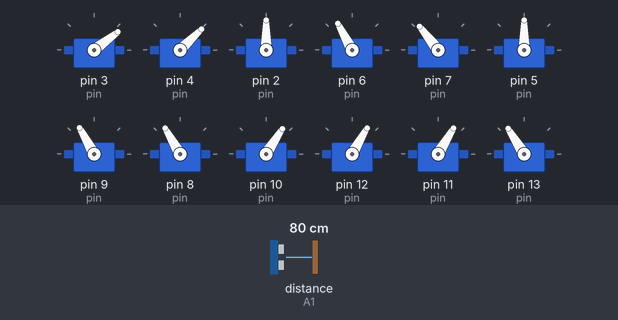
A sketch run on a simulated Arduino Uno, built with avr-gcc and run on an emulated ATmega328P. On the bench: 12 × servo. Wiring (inferred from the names in the program): ultrasonic range finder: trigger A0; echo A1. Inputs (shaded band) come from the test bench; at power-on: distance to the obstacle (sensor on A1) 80 cm. The echo pulse lasts 58.3 µs per cm; what the sketch prints to the serial monitor is not drawn.

Above: at 2.0 s.
2.3 s: distance to the obstacle (sensor on A1) set to 2 cm
At 2.62 s:
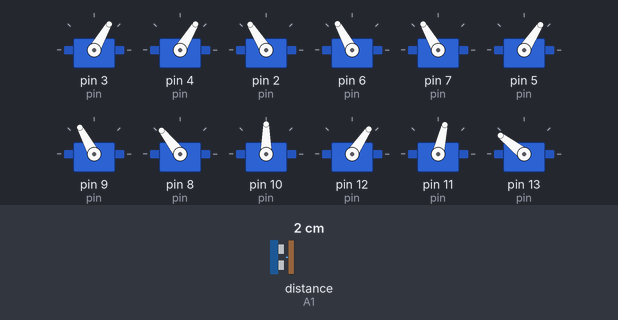
5.8 s: distance to the obstacle (sensor on A1) set to 35 cm
At 6.0 s:
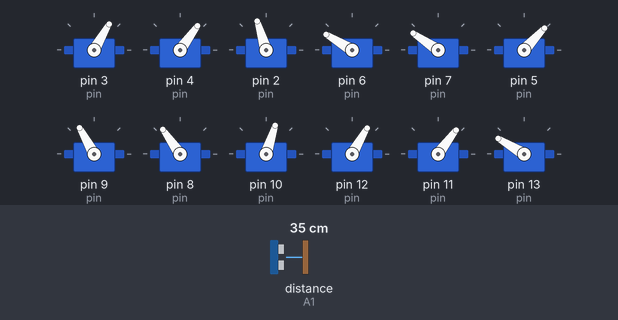
9.3 s: distance to the obstacle (sensor on A1) set to 4 cm
At 10.04 s:
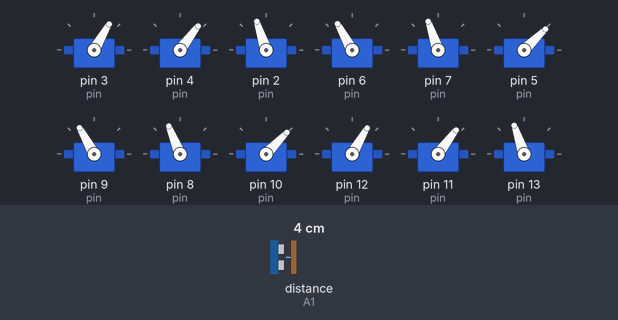
12.8 s: distance to the obstacle (sensor on A1) set to 9 cm
23.7 s: distance to the obstacle (sensor on A1) set to 18 cm
Timing chart, 0 to 28.6 s (numbered marks = the images above; inputs shaded):
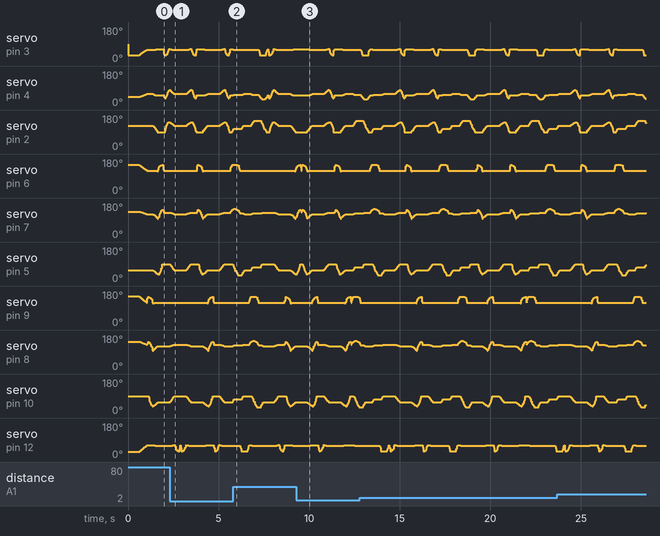

The sketch:

2_obstacle_avoidance.ino
```cpp
#include <Servo.h>
#include <FlexiTimer2.h>

#define TRIG A0
#define ECHO A1
#define OBS_DIST 20

Servo servo[4][3];
const int pin[4][3] = {{3,4,2},{6,7,5},{9,8,10},{12,11,13}};

const float La = 55, Lb = 77.5, Lc = 27.5, Ls = 71;
const float Zabs = -28, Zdef = -50, Zup = -30, Zboot = Zabs;
const float Xdef = 62, Xoff = 0;
const float Ys = 0, Ystep = 40;
const float KEEP = 255, PI_VAL = 3.1415926;
const float spd_turn = 4, spd_leg = 8, spd_body = 3, spd_seat = 1;

volatile float sNow[4][3], sExp[4][3];
float tSpd[4][3], mSpd, spdMul = 1;
volatile int restCnt;

const float tA = sqrt(pow(2*Xdef+Ls,2)+pow(Ystep,2));
const float tB = 2*(Ys+Ystep)+Ls;
const float tC = sqrt(pow(2*Xdef+Ls,2)+pow(2*Ys+Ystep+Ls,2));
const float tAlpha = acos((tA*tA+tB*tB-tC*tC)/2/tA/tB);
const float tx1 = (tA-Ls)/2, ty1 = Ys+Ystep/2;
const float tx0 = tx1-tB*cos(tAlpha);
const float ty0 = tB*sin(tAlpha)-ty1-Ls;

long getDist() {
  digitalWrite(TRIG, LOW); delayMicroseconds(2);
  digitalWrite(TRIG, HIGH); delayMicroseconds(10);
  digitalWrite(TRIG, LOW);
  long d = pulseIn(ECHO, HIGH, 25000);
  return d == 0 ? 999 : d * 0.034 / 2;
}

void cart2pol(volatile float &a, volatile float &b, volatile float &g,
             volatile float x, volatile float y, volatile float z) {
  float w = (x >= 0 ? 1 : -1) * sqrt(x*x + y*y);
  float v = w - Lc;
  a = atan2(z,v) + acos((La*La - Lb*Lb + v*v + z*z) / 2/La/sqrt(v*v+z*z));
  b = acos((La*La + Lb*Lb - v*v - z*z) / 2/La/Lb);
  g = (w >= 0) ? atan2(y,x) : atan2(-y,-x);
  a = a/PI_VAL*180; b = b/PI_VAL*180; g = g/PI_VAL*180;
}

void pol2srv(int leg, float a, float b, float g) {
  if (leg == 0)      { a = 90-a; g += 90; }
  else if (leg == 1) { a += 90; b = 180-b; g = 90-g; }
  else if (leg == 2) { a += 90; b = 180-b; g = 90-g; }
  else               { a = 90-a; g += 90; }
  servo[leg][0].write(a);
  servo[leg][1].write(b);
  servo[leg][2].write(g);
}

void srvISR(void) {
  sei();
  static float a, b, g;
  for (int i = 0; i < 4; i++) {
    for (int j = 0; j < 3; j++) {
      if (abs(sNow[i][j]-sExp[i][j]) >= abs(tSpd[i][j]))
        sNow[i][j] += tSpd[i][j];
      else sNow[i][j] = sExp[i][j];
    }
    cart2pol(a, b, g, sNow[i][0], sNow[i][1], sNow[i][2]);
    pol2srv(i, a, b, g);
  }
  restCnt++;
}

void setSite(int leg, float x, float y, float z) {
  float dx=0, dy=0, dz=0;
  if (x!=KEEP) dx = x-sNow[leg][0];
  if (y!=KEEP) dy = y-sNow[leg][1];
  if (z!=KEEP) dz = z-sNow[leg][2];
  float len = sqrt(dx*dx + dy*dy + dz*dz);
  tSpd[leg][0] = dx/len*mSpd*spdMul;
  tSpd[leg][1] = dy/len*mSpd*spdMul;
  tSpd[leg][2] = dz/len*mSpd*spdMul;
  if (x!=KEEP) sExp[leg][0]=x;
  if (y!=KEEP) sExp[leg][1]=y;
  if (z!=KEEP) sExp[leg][2]=z;
}

void waitLeg(int l) {
  while (sNow[l][0]!=sExp[l][0] || sNow[l][1]!=sExp[l][1] || sNow[l][2]!=sExp[l][2]);
}

void waitAll() { for (int i=0;i<4;i++) waitLeg(i); }

void stand()  { mSpd=spd_seat; for(int i=0;i<4;i++) setSite(i,KEEP,KEEP,Zdef); waitAll(); }
void sit()    { mSpd=spd_seat; for(int i=0;i<4;i++) setSite(i,KEEP,KEEP,Zboot); waitAll(); }

void stepFwd(unsigned int s) {
  mSpd = spd_leg;
  while (s-- > 0) {
    if (sNow[2][1]==Ys) {
      setSite(2,Xdef+Xoff,Ys,Zup); waitAll();
      setSite(2,Xdef+Xoff,Ys+2*Ystep,Zup); waitAll();
      setSite(2,Xdef+Xoff,Ys+2*Ystep,Zdef); waitAll();
      mSpd=spd_body;
      setSite(0,Xdef+Xoff,Ys,Zdef); setSite(1,Xdef+Xoff,Ys+2*Ystep,Zdef);
      setSite(2,Xdef-Xoff,Ys+Ystep,Zdef); setSite(3,Xdef-Xoff,Ys+Ystep,Zdef); waitAll();
      mSpd=spd_leg;
      setSite(1,Xdef+Xoff,Ys+2*Ystep,Zup); waitAll();
      setSite(1,Xdef+Xoff,Ys,Zup); waitAll();
      setSite(1,Xdef+Xoff,Ys,Zdef); waitAll();
    } else {
      setSite(0,Xdef+Xoff,Ys,Zup); waitAll();
      setSite(0,Xdef+Xoff,Ys+2*Ystep,Zup); waitAll();
      setSite(0,Xdef+Xoff,Ys+2*Ystep,Zdef); waitAll();
      mSpd=spd_body;
      setSite(0,Xdef-Xoff,Ys+Ystep,Zdef); setSite(1,Xdef-Xoff,Ys+Ystep,Zdef);
      setSite(2,Xdef+Xoff,Ys,Zdef); setSite(3,Xdef+Xoff,Ys+2*Ystep,Zdef); waitAll();
      mSpd=spd_leg;
      setSite(3,Xdef+Xoff,Ys+2*Ystep,Zup); waitAll();
      setSite(3,Xdef+Xoff,Ys,Zup); waitAll();
      setSite(3,Xdef+Xoff,Ys,Zdef); waitAll();
    }
  }
}

void stepBack(unsigned int s) {
  mSpd = spd_leg;
  while (s-- > 0) {
    if (sNow[3][1]==Ys) {
      setSite(3,Xdef+Xoff,Ys,Zup); waitAll();
      setSite(3,Xdef+Xoff,Ys+2*Ystep,Zup); waitAll();
      setSite(3,Xdef+Xoff,Ys+2*Ystep,Zdef); waitAll();
      mSpd=spd_body;
      setSite(0,Xdef+Xoff,Ys+2*Ystep,Zdef); setSite(1,Xdef+Xoff,Ys,Zdef);
      setSite(2,Xdef-Xoff,Ys+Ystep,Zdef); setSite(3,Xdef-Xoff,Ys+Ystep,Zdef); waitAll();
      mSpd=spd_leg;
      setSite(0,Xdef+Xoff,Ys+2*Ystep,Zup); waitAll();
      setSite(0,Xdef+Xoff,Ys,Zup); waitAll();
      setSite(0,Xdef+Xoff,Ys,Zdef); waitAll();
    } else {
      setSite(1,Xdef+Xoff,Ys,Zup); waitAll();
      setSite(1,Xdef+Xoff,Ys+2*Ystep,Zup); waitAll();
      setSite(1,Xdef+Xoff,Ys+2*Ystep,Zdef); waitAll();
      mSpd=spd_body;
      setSite(0,Xdef-Xoff,Ys+Ystep,Zdef); setSite(1,Xdef-Xoff,Ys+Ystep,Zdef);
      setSite(2,Xdef+Xoff,Ys+2*Ystep,Zdef); setSite(3,Xdef+Xoff,Ys,Zdef); waitAll();
      mSpd=spd_leg;
      setSite(2,Xdef+Xoff,Ys+2*Ystep,Zup); waitAll();
      setSite(2,Xdef+Xoff,Ys,Zup); waitAll();
      setSite(2,Xdef+Xoff,Ys,Zdef); waitAll();
    }
  }
}

void turnLeft(unsigned int s) {
  mSpd = spd_turn;
  while (s-- > 0) {
    if (sNow[3][1]==Ys) {
      setSite(3,Xdef+Xoff,Ys,Zup); waitAll();
      setSite(0,tx1-Xoff,ty1,Zdef); setSite(1,tx0-Xoff,ty0,Zdef);
      setSite(2,tx1+Xoff,ty1,Zdef); setSite(3,tx0+Xoff,ty0,Zup); waitAll();
      setSite(3,tx0+Xoff,ty0,Zdef); waitAll();
      setSite(0,tx1+Xoff,ty1,Zdef); setSite(1,tx0+Xoff,ty0,Zdef);
      setSite(2,tx1-Xoff,ty1,Zdef); setSite(3,tx0-Xoff,ty0,Zdef); waitAll();
      setSite(1,tx0+Xoff,ty0,Zup); waitAll();
      setSite(0,Xdef+Xoff,Ys,Zdef); setSite(1,Xdef+Xoff,Ys,Zup);
      setSite(2,Xdef-Xoff,Ys+Ystep,Zdef); setSite(3,Xdef-Xoff,Ys+Ystep,Zdef); waitAll();
      setSite(1,Xdef+Xoff,Ys,Zdef); waitAll();
    } else {
      setSite(0,Xdef+Xoff,Ys,Zup); waitAll();
      setSite(0,tx0+Xoff,ty0,Zup); setSite(1,tx1+Xoff,ty1,Zdef);
      setSite(2,tx0-Xoff,ty0,Zdef); setSite(3,tx1-Xoff,ty1,Zdef); waitAll();
      setSite(0,tx0+Xoff,ty0,Zdef); waitAll();
      setSite(0,tx0-Xoff,ty0,Zdef); setSite(1,tx1-Xoff,ty1,Zdef);
      setSite(2,tx0+Xoff,ty0,Zdef); setSite(3,tx1+Xoff,ty1,Zdef); waitAll();
      setSite(2,tx0+Xoff,ty0,Zup); waitAll();
      setSite(0,Xdef-Xoff,Ys+Ystep,Zdef); setSite(1,Xdef-Xoff,Ys+Ystep,Zdef);
      setSite(2,Xdef+Xoff,Ys,Zup); setSite(3,Xdef+Xoff,Ys,Zdef); waitAll();
      setSite(2,Xdef+Xoff,Ys,Zdef); waitAll();
    }
  }
}

void turnRight(unsigned int s) {
  mSpd = spd_turn;
  while (s-- > 0) {
    if (sNow[2][1]==Ys) {
      setSite(2,Xdef+Xoff,Ys,Zup); waitAll();
      setSite(0,tx0-Xoff,ty0,Zdef); setSite(1,tx1-Xoff,ty1,Zdef);
      setSite(2,tx0+Xoff,ty0,Zup); setSite(3,tx1+Xoff,ty1,Zdef); waitAll();
      setSite(2,tx0+Xoff,ty0,Zdef); waitAll();
      setSite(0,tx0+Xoff,ty0,Zdef); setSite(1,tx1+Xoff,ty1,Zdef);
      setSite(2,tx0-Xoff,ty0,Zdef); setSite(3,tx1-Xoff,ty1,Zdef); waitAll();
      setSite(0,tx0+Xoff,ty0,Zup); waitAll();
      setSite(0,Xdef+Xoff,Ys,Zup); setSite(1,Xdef+Xoff,Ys,Zdef);
      setSite(2,Xdef-Xoff,Ys+Ystep,Zdef); setSite(3,Xdef-Xoff,Ys+Ystep,Zdef); waitAll();
      setSite(0,Xdef+Xoff,Ys,Zdef); waitAll();
    } else {
      setSite(1,Xdef+Xoff,Ys,Zup); waitAll();
      setSite(0,tx1+Xoff,ty1,Zdef); setSite(1,tx0+Xoff,ty0,Zup);
      setSite(2,tx1-Xoff,ty1,Zdef); setSite(3,tx0-Xoff,ty0,Zdef); waitAll();
      setSite(1,tx0+Xoff,ty0,Zdef); waitAll();
      setSite(0,tx1-Xoff,ty1,Zdef); setSite(1,tx0-Xoff,ty0,Zdef);
      setSite(2,tx1+Xoff,ty1,Zdef); setSite(3,tx0+Xoff,ty0,Zdef); waitAll();
      setSite(3,tx0+Xoff,ty0,Zup); waitAll();
      setSite(0,Xdef-Xoff,Ys+Ystep,Zdef); setSite(1,Xdef-Xoff,Ys+Ystep,Zdef);
      setSite(2,Xdef+Xoff,Ys,Zdef); setSite(3,Xdef+Xoff,Ys,Zup); waitAll();
      setSite(3,Xdef+Xoff,Ys,Zdef); waitAll();
    }
  }
}

void setup() {
  Serial.begin(115200);
  pinMode(TRIG, OUTPUT);
  pinMode(ECHO, INPUT);
  setSite(0,Xdef-Xoff,Ys+Ystep,Zboot); setSite(1,Xdef-Xoff,Ys+Ystep,Zboot);
  setSite(2,Xdef+Xoff,Ys,Zboot); setSite(3,Xdef+Xoff,Ys,Zboot);
  for (int i=0;i<4;i++) for(int j=0;j<3;j++) sNow[i][j]=sExp[i][j];
  FlexiTimer2::set(20, srvISR);
  FlexiTimer2::start();
  for (int i=0;i<4;i++) for(int j=0;j<3;j++) { servo[i][j].attach(pin[i][j]); delay(50); }
  stand();
  Serial.println(F("OBS_AVOID_READY"));
}

void loop() {
  long d = getDist();
  if (d < OBS_DIST) { stepBack(3); turnRight(2); }
  else stepFwd(1);
}
```
